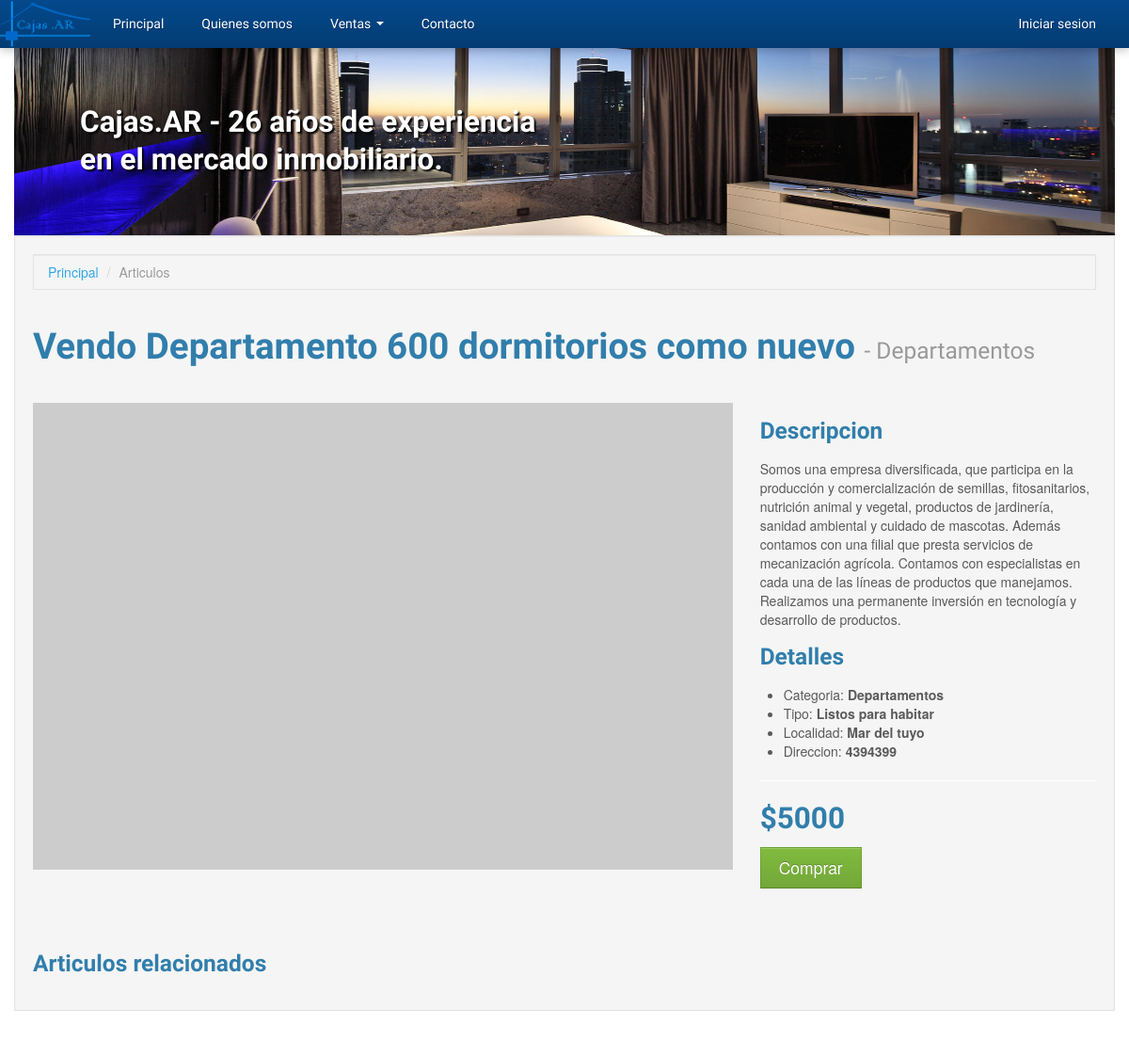
The app's page /index.php?page=item&id=1 with its own data.
### tables this page shows
CREATE TABLE IF NOT EXISTS `articles` (
  `id_article` int(8) NOT NULL AUTO_INCREMENT,
  `id_article_category` int(2) NOT NULL,
  `id_article_type` int(2) NOT NULL,
  `id_author` int(2) NOT NULL,
  `title` varchar(128) NOT NULL,
  `description` text,
  `location` varchar(128) DEFAULT NULL,
  `address` varchar(64) DEFAULT NULL,
  `price` float DEFAULT NULL,
  PRIMARY KEY (`id_article`),
  KEY `id_article_category` (`id_article_category`),
  KEY `id_article_type` (`id_article_type`),
  KEY `id_author` (`id_author`)
);

CREATE TABLE IF NOT EXISTS `article_categories` (
  `id_article_category` int(8) NOT NULL AUTO_INCREMENT,
  `name` varchar(32) NOT NULL,
  PRIMARY KEY (`id_article_category`)
);

CREATE TABLE IF NOT EXISTS `article_types` (
  `id_article_type` int(8) NOT NULL AUTO_INCREMENT,
  `name` varchar(64) NOT NULL,
  PRIMARY KEY (`id_article_type`)
);

### includes/mysqldb.php (called while the page is built, shortened)
<?php
class MySQLConnection
{
    private $_dbLink, $_queryResponse;
    public function connect($user, $pass, $host, $database)
    {
        $this->_dbLink = mysqli_connect($host, $user, $pass);
        mysqli_select_db($this->_dbLink, $database);
    }
    public function query($query)
    {
        $this->_queryResponse = mysqli_query($this->_dbLink, $query);
        return $this;
    }
    public function getOne()
    {
        $this->lastResult = null;
        if ($this->_queryResponse && !is_bool($this->_queryResponse)) {
            $this->lastResult = mysqli_fetch_object($this->_queryResponse);
        }
        return $this->lastResult;
    }
}

### includes/autoload.php (called while the page is built, shortened)
<?php
require_once dirname(__FILE__) . '/application.php';
require_once dirname(__FILE__) . '/mysqldb.php';
require_once dirname(__FILE__) . '/inputdata.php';
$app = new Application(
    new MySQLConnection(MYSQL_USER, MYSQL_PASS, MYSQL_HOST, MYSQL_DATABASE),
    new InputData()
);

### includes/application.php (called while the page is built, shortened)
<?php
class Application
{
    protected $db;
    public function __construct(MySQLConnection $db, InputData $io)
    {
        $this->db = $db;
        $this->io = $io;
    }
    public function getArticleById($id)
    {
        $id = (int) $id;
        $queryString = ""
            . "SELECT articles.*, "
                . "users.username, "
                . "article_types.name AS article_type, "
                . "article_categories.name AS article_category "
            . "FROM articles "
                . "INNER JOIN article_categories ON articles.id_article_category = article_categories.id_article_category "
                . "INNER JOIN article_types ON articles.id_article_type = article_types.id_article_type "
                . "INNER JOIN users ON articles.id_author = users.id_user "
            . "WHERE articles.id_article='{$id}' LIMIT 1";
        return $this->db->query($queryString)->getOne();
    }
}

### includes/inputdata.php (called while the page is built, shortened)
<?php
class InputData
{
    private $_request, $_response, $_query, $_post, $_server, $_cookies;
    public function __construct()
    {
        $this->_request  = &$_REQUEST;
    }
    public function getRequest($param = null, $default = null)
    {
        if ($param) {
            return isset($this->_request[$param]) ?
                $this->_request[$param] : $default;
        }
        return $this->_request;
    }
}

### includes/templates/content_item.php (the view, shortened to what this page needs)
<?php
$articleId = $app->io->getRequest('id');
$article = $app->getArticleById($articleId);
?>
<div class="container">
    <div class="well">
        <ul class="breadcrumb well">
            <li><a href="index.php?page=home">Principal</a> <span class="divider">/</span></li>
            <li class="active">Articulos</li>
        </ul>
        <?php if (! $article) { ?>
            <div class="row-fluid">
                <div class="span12">
                    <h2>El articulo no existe</h2>
                </div>
            </div>
        <?php } else { ?>
        <div class="row-fluid">
            <div class="span12">
                <h1 class="page-header">
                    <?php echo $article->title; ?>
                    <small> - <?php echo $article->article_category; ?></small>
                </h1>
            </div>
        </div>
        <div class="row-fluid">
            <div class="span8">
                <img class="img-responsive" src="http://placehold.it/750x500" alt="">
            </div>
            <div class="span4">
                <h3>Descripcion</h3>
                <p><?php echo $article->description; ?></p>
                <h3>Detalles</h3>
                <ul>
                    <li>Categoria: <b><?php echo $article->article_category; ?></b></li>
                    <li>Tipo: <b><?php echo $article->article_type; ?></b></li>
                    <li>Localidad: <b><?php echo $article->location; ?></b></li>
                    <li>Direccion: <b><?php echo $article->address; ?></b></li>
                </ul>
                <hr />
                <ul class="unstyled">
                    <li><h2><?php echo '$' . $article->price; ?></h2></li>
                    <li>
                        <a class="btn btn-large btn-success" href="index.php?page=purchase&articulo=<?php echo $article->id_article; ?>">Comprar</a>
                    </li>
                </ul>
            </div>
        </div>
        <div class="mt50">
            <h3>Articulos relacionados</h3>
        </div>
    <?php } ?>
    </div>
</div>

### assets/css/nuestro.css (style rules this page uses)
.mt50 { margin-top:50px; }
.input-prepend .add-on, .input-append .add-on, .btn, .modal, .dropdown-menu, .alert, .thumbnail, .well, input, select, textarea, .bootstrap-tagsinput { border-radius: 0px!important; }

### records on screen
articles: title "Vendo Departamento 600 dormitorios como nuevo", id_article_category.name "Departamentos", description "Somos una empresa diversificada, que participa en la producción y comercialización de semillas, fitosanitarios, nutrición animal y vegetal, productos de jardinería, sanidad ambiental y cuidado de mascotas. Además contamos con una filial que presta servicios de mecanización agrícola. Contamos con especialistas en cada una de las líneas de productos que manejamos. Realizamos una permanente inversión en tecnología y desarrollo de productos.", id_article_type.name "Listos para habitar", location "Mar del tuyo", address "4394399", price "5000"
